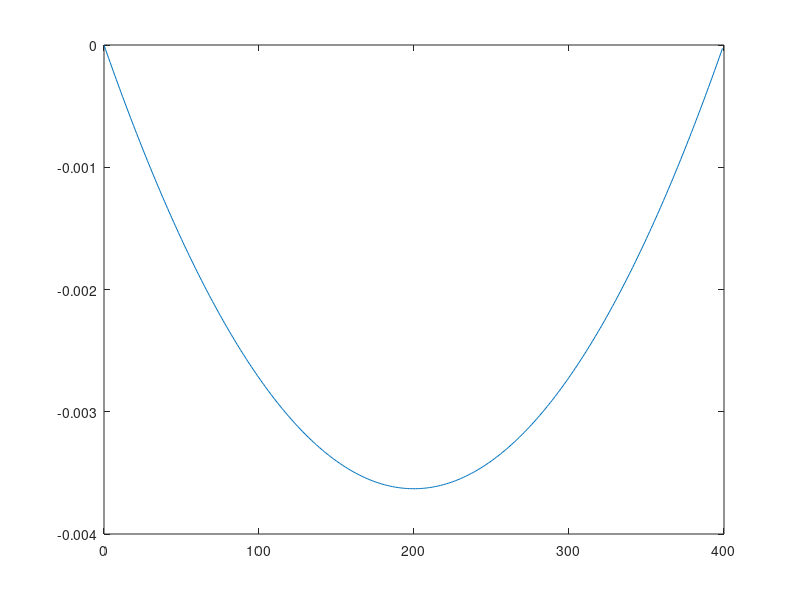

Here is the MATLAB script that generated this plot:
clear all
%% CONSTRUCT ELLIPSE
r = 98754;  % distanza sorgente-specchio
r1 = 1750;  % distanza fuoco-specchio
alpha = 2*pi/180;   % angolo di incidenza
L = 400;    % lunghezza dello specchio

a = (r+r1)/2;
c = sqrt(((r+r1)*cos(alpha)).^2 + ((r-r1)*sin(alpha)).^2)/2.0;
b = sqrt(a*a-c*c);

delta = asin((r1*sin(pi-2*alpha))/(2*c));
x0 = 0;
x1 = L*cos(alpha-delta);
y1 = b*sqrt(1-(x1/a).^2);

x=(x0:x1)';

y=-b*sqrt(1-(x./a).^2) + ((y1-b)/x1).*x+b;
%% 

plot(x,y);

data=[x y];

dlmwrite('ellisse.txt',data,'\t');
clear data
